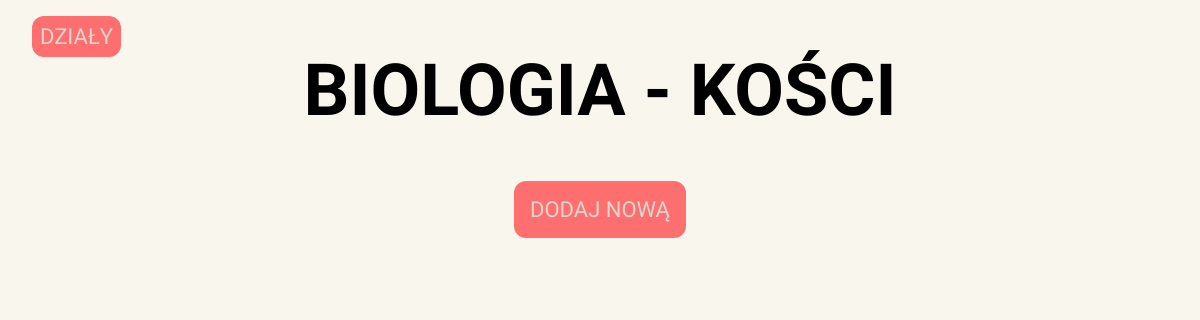
/biology/unit/9 (signed in), run on an earlier commit of the app's database.
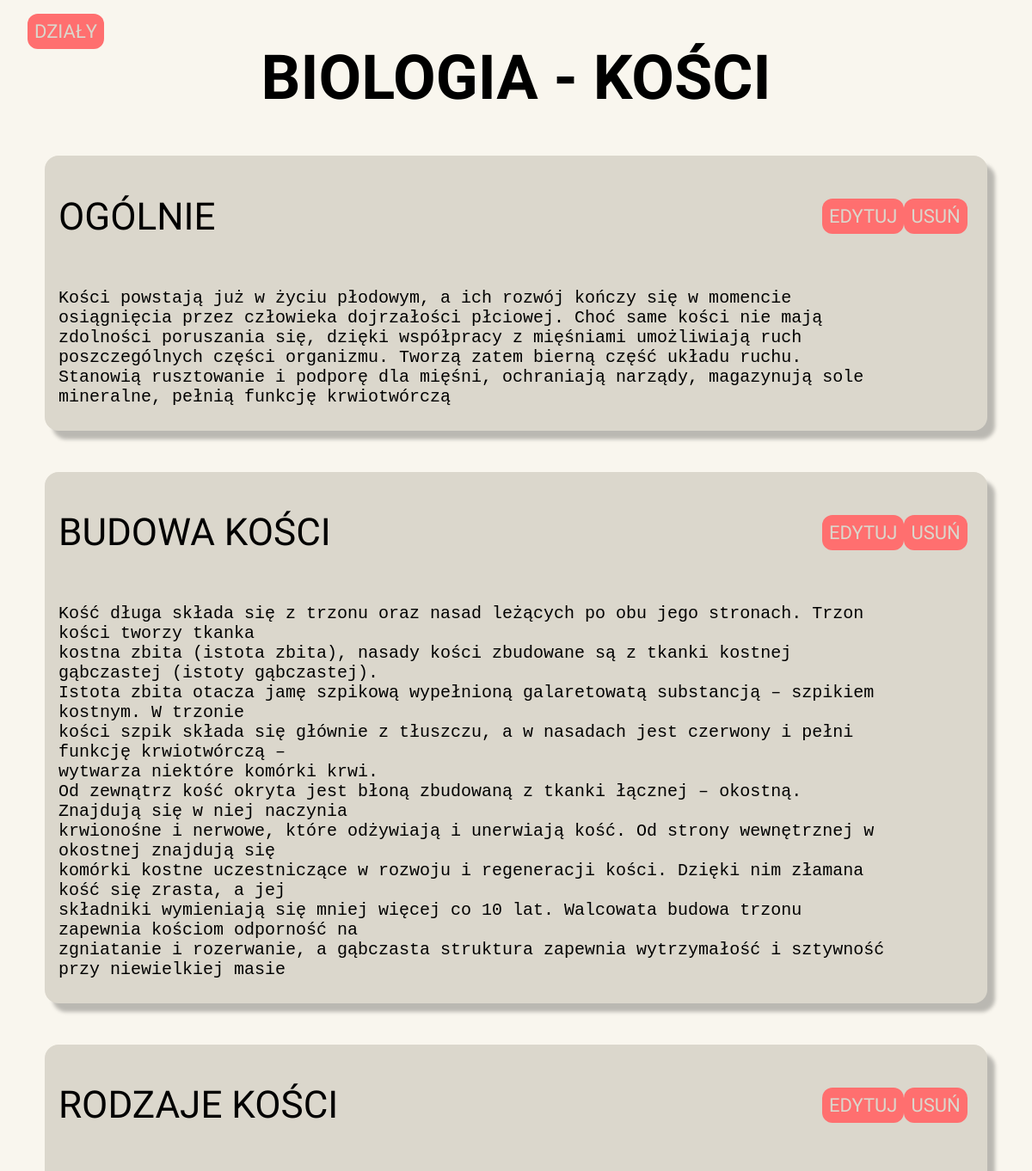
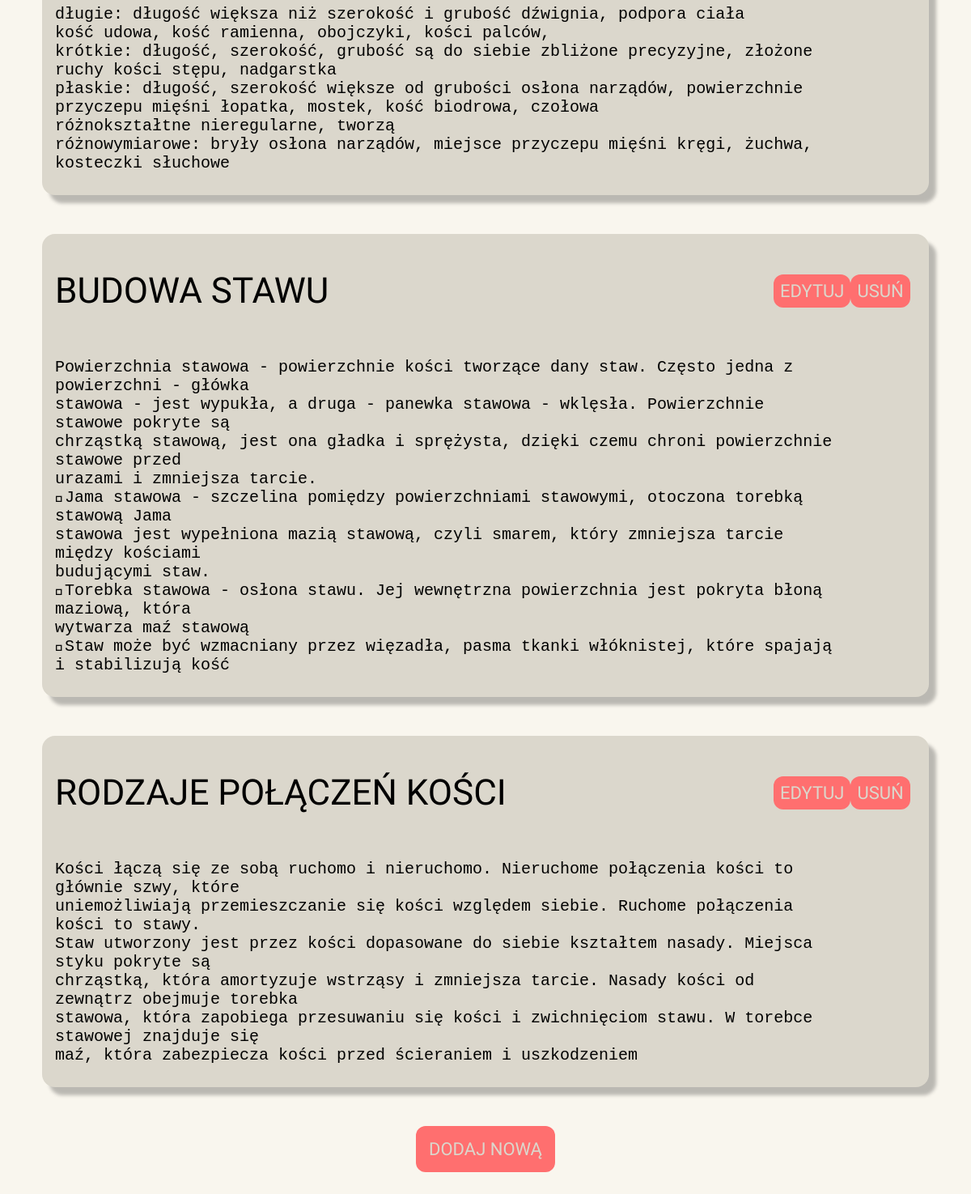
And on a later commit of the database (2 pictures, top to bottom).
### biology/models.py (models this page shows, shortened)
class Units(models.Model):
    unitId = models.AutoField(primary_key=True, auto_created=True)
    unitName = models.CharField(max_length=200)
    def __str__(self):
        return self.unitName

class Notes(models.Model):
    noteId = models.AutoField(primary_key=True, auto_created=True)
    unitId = models.ForeignKey(Units, default=1, on_delete=models.CASCADE)
    noteTitle = models.CharField(max_length=200)
    noteContent = models.TextField()

### biology/views.py (the view)
# urls.py: path('unit/<int:unitId>', views.unit, name='unit'),
def unit(request, unitId):
    if not request.user.is_authenticated:
        return redirect('/accounts/login')
    unit = Units.objects.get(pk=unitId)
    notes = Notes.objects.all().filter(unitId=unitId)
    return render(request, 'biology/unit.html', {'unit': unit, 'notes': notes})

### templates/biology/unit.html (shortened to what this page needs)
{% extends "base.html" %}
{% load static %}
{% block css %}
    <link rel="stylesheet" href="{% static 'unit.css' %}">
{% endblock %}
{% block content %}
    <div class="unit-header">
        <div class="go-back">
            <a href="/biology/units">Działy</a>
        </div>
        <h1 class="unit-title">Biologia - {{ unit }}</h1>
    </div>
    {% if notes %}
        {% for note in notes %}
            <div class="notes">
                <span class="notes-header">
                    <h2 class="notes-title">{{ note.noteTitle }}</h2>
                    <div class="notes-header-buttons">
                        <div class="note-edit">
                            <a href="/biology/notes/edit/{{ note.noteId }}">Edytuj</a>
                        </div>
                        <div class="note-delete">
                            <a href="/biology/notes/delete/{{ note.noteId  }}">Usuń</a>
                        </div>
                    </div>
                </span>
                <div class='notes-content'>
                    <pre style="overflow: auto; white-space: pre-wrap; word-wrap: break-word;">{{ note.noteContent }}</pre>
                </div>
            </div>
        {% endfor %}
    {% endif %}
    <div class="note-add">
        <a href="/biology/notes/add/{{ unit.unitId }}">Dodaj nową</a>
    </div>
{% endblock %}

### templates/base.html (shortened to what this page needs)
{% load static %}
<!DOCTYPE html>
<html>
    <head>
        {% block css %}
        {% endblock %}
    </head>
    <body>
        {% block content %}
        {% endblock %}
    </body>
</html>

### static/unit.css (style rules this page uses)
body { margin: 0; padding: 0; display: flex; flex-direction: column; justify-content: center; align-items: center; background: #F9F6EE; }
.unit-header { display: flex; align-items: center; }
.go-back { font-size: 1.2em; padding: 0.5em; }
.unit-title { color: #000; font-family: 'Raleway'; font-size: 72px; font-style: normal; font-weight: 600; line-height: normal; text-transform: uppercase; justify-self: start; }
.notes { width: 90%; max-width: 90%; border-radius: 16px; background: #DBD7CC; box-shadow: 9px 10px 4px 0px rgba(0, 0, 0, 0.25); padding: 0.5em 0 0.5em 1em; margin-bottom: 3em; }
.notes-header > h2 { color: #000000; font-family: 'Roboto Condensed'; font-size: 44px; font-style: normal; font-weight: 400; line-height: normal; text-transform: uppercase; }
.notes-content { max-width: 90%; color: #000; font-family: 'Roboto Condensed'; font-size: 20px; font-weight: 200; font-weight: light; line-height: normal; }
.notes-header { display: flex; justify-content: space-between; align-items: center; }
.notes-header-buttons { display: flex; justify-content: space-between; width: 10em; margin-right: 2em; }
.note-edit, .note-delete, .note-add, .go-back { display: flex; justify-content: center; align-items: center; border: none; padding: 0.5em; font-size: 1em; font-weight: 700; cursor: pointer; border-radius: 12px; background: #FF6F6F; }
.note-edit > a, .note-delete > a, .note-add > a, .go-back > a { color: #DBD7CC; font-family: 'Roboto Condensed'; font-size: 22px; font-style: normal; font-weight: 400; line-height: normal; text-transform: uppercase; }
a { text-decoration: none; color: black; }
.note-add { padding: 1em; margin-bottom: 2em; }
.go-back { position: absolute; top: 1em; left: 2em; }

What changed in the data, as far as the page shows it:
added Notes: noteTitle "OGÓLNIE", noteContent "Kości powstają już w życiu płodowym, a ich rozwój kończy się w momencie osiągnięcia przez człowieka dojrzałości płciowej. Choć same kości nie mają zdolności poruszania się, dzięki współpracy z mięśniami umożliwiają ruch poszczególnych części organizmu. Tworzą zatem bierną część układu ruchu. Stanowią rusztowanie i podporę dla mięśni, ochraniają narządy, magazynują sole mineralne, pełnią funkcję krwiotwórczą"
added Notes: noteTitle "BUDOWA KOŚCI", noteContent "Kość długa składa się z trzonu oraz nasad leżących po obu jego stronach. Trzon kości tworzy tkanka kostna zbita (istota zbita), nasady kości zbudowane są z tkanki kostnej gąbczastej (istoty gąbczastej). Istota zbita otacza jamę szpikową wypełnioną galaretowatą substancją – szpikiem kostnym. W trzonie kości szpik składa się głównie z tłuszczu, a w nasadach jest czerwony i pełni funkcję krwiotwórczą – wytwarza niektóre komórki krwi. Od zewnątrz kość okryta jest błoną zbudowaną z tkanki łącznej – okostną. Znajdują się w niej naczynia krwionośne i nerwowe, które odżywiają i unerwiają kość. Od strony wewnętrznej w okostnej znajdują się komórki kostne uczestniczące w rozwoju i regeneracji kości.…"
added Notes: noteTitle "RODZAJE KOŚCI", noteContent "długie: długość większa niż szerokość i grubość dźwignia, podpora ciała kość udowa, kość ramienna, obojczyki, kości palców, krótkie: długość, szerokość, grubość są do siebie zbliżone precyzyjne, złożone ruchy kości stępu, nadgarstka płaskie: długość, szerokość większe od grubości osłona narządów, powierzchnie przyczepu mięśni łopatka, mostek, kość biodrowa, czołowa różnokształtne nieregularne, tworzą różnowymiarowe: bryły osłona narządów, miejsce przyczepu mięśni kręgi, żuchwa, kosteczki słuchowe"
added Notes: noteTitle "BUDOWA STAWU", noteContent "Powierzchnia stawowa - powierzchnie kości tworzące dany staw. Często jedna z powierzchni - główka stawowa - jest wypukła, a druga - panewka stawowa - wklęsła. Powierzchnie stawowe pokryte są chrząstką stawową, jest ona gładka i sprężysta, dzięki czemu chroni powierzchnie stawowe przed urazami i zmniejsza tarcie. Jama stawowa - szczelina pomiędzy powierzchniami stawowymi, otoczona torebką stawową Jama stawowa jest wypełniona mazią stawową, czyli smarem, który zmniejsza tarcie między kościami budującymi staw. Torebka stawowa - osłona stawu. Jej wewnętrzna powierzchnia jest pokryta błoną maziową, która wytwarza maź stawową Staw może być wzmacniany przez więzadła, pasma tkanki włóknistej,…"
added Notes: noteTitle "RODZAJE POŁĄCZEŃ KOŚCI", noteContent "Kości łączą się ze sobą ruchomo i nieruchomo. Nieruchome połączenia kości to głównie szwy, które uniemożliwiają przemieszczanie się kości względem siebie. Ruchome połączenia kości to stawy. Staw utworzony jest przez kości dopasowane do siebie kształtem nasady. Miejsca styku pokryte są chrząstką, która amortyzuje wstrząsy i zmniejsza tarcie. Nasady kości od zewnątrz obejmuje torebka stawowa, która zapobiega przesuwaniu się kości i zwichnięciom stawu. W torebce stawowej znajduje się maź, która zabezpiecza kości przed ścieraniem i uszkodzeniem"
